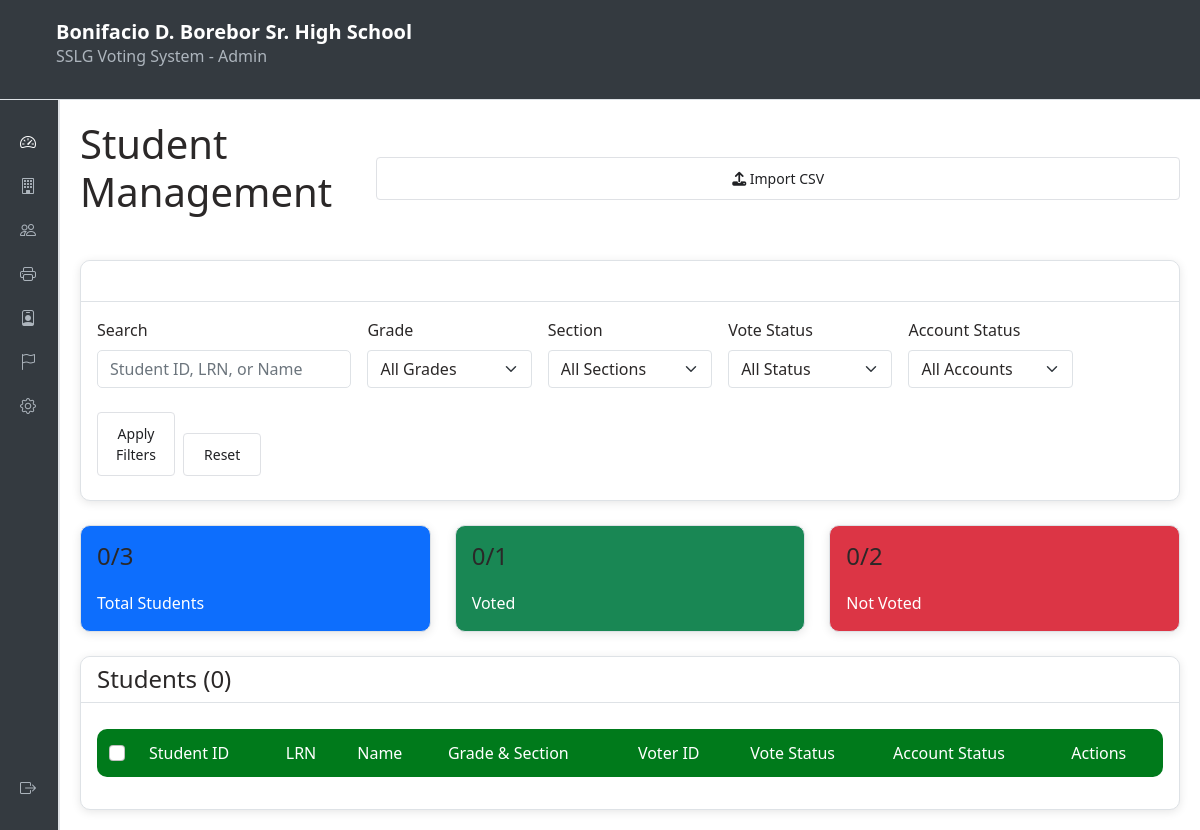
/admin/students.php?filter_grade=9 (signed in), run on an earlier commit of the app's database.
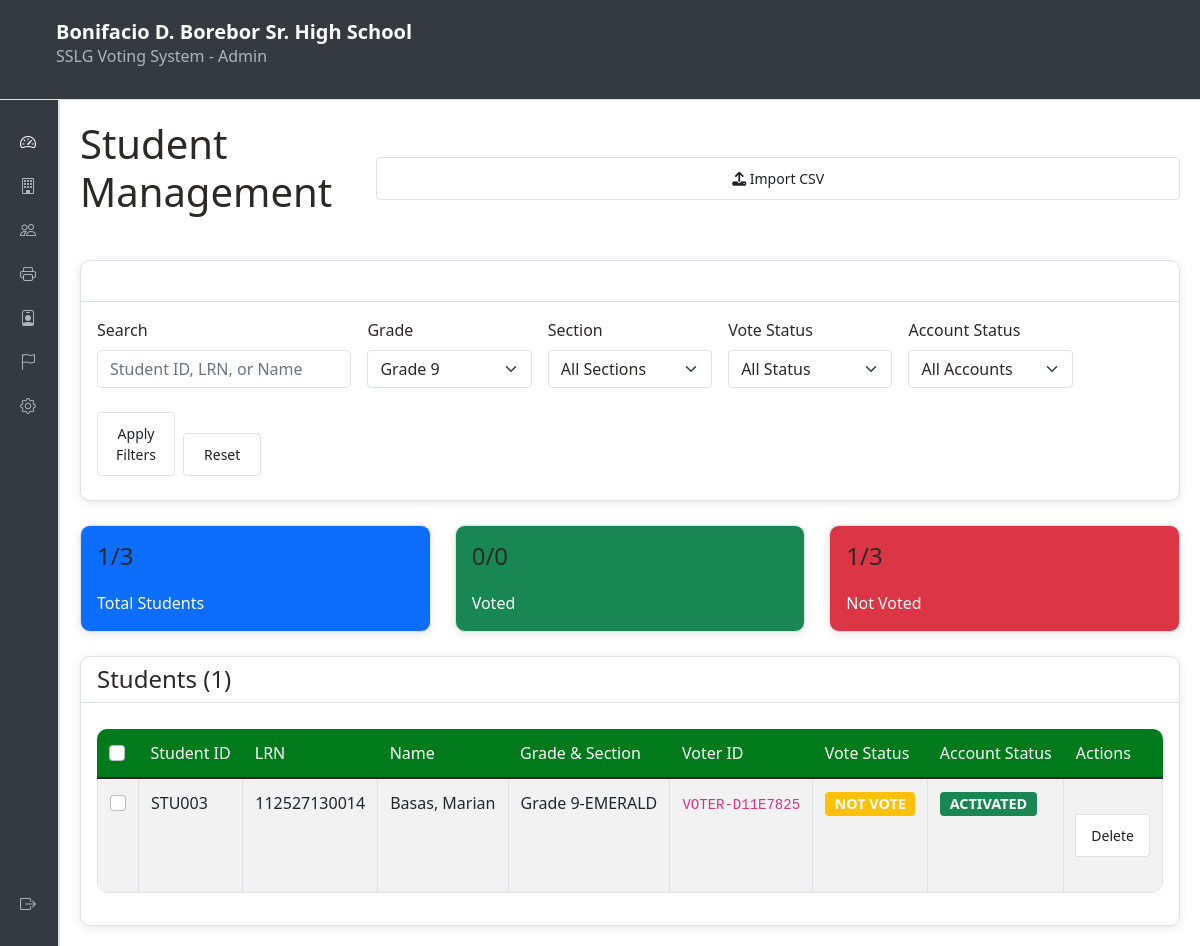
And on a later commit of the database.
### tables this page shows
CREATE TABLE users (
            id INTEGER PRIMARY KEY AUTOINCREMENT,
            student_id TEXT NOT NULL UNIQUE,
            password_hash TEXT NOT NULL,
            role TEXT NOT NULL DEFAULT 'voter',
            first_name TEXT,
            last_name TEXT,
            grade TEXT,
            section TEXT,
            is_active INTEGER NOT NULL DEFAULT 1,
            voter_id_card TEXT UNIQUE,
            created_at TEXT DEFAULT CURRENT_TIMESTAMP,
            updated_at TEXT DEFAULT CURRENT_TIMESTAMP
        , token_validated INTEGER DEFAULT 0, track TEXT, lrn VARCHAR(20) DEFAULT NULL);

### admin/students.php (the view, shortened to what this page needs)
<?php
$db = getDBConnection();
$filter_grade = $_GET['filter_grade'] ?? '';
$search_query = $_GET['search'] ?? '';
$query = "SELECT u.*, CASE WHEN v.id IS NOT NULL THEN 1 ELSE 0 END as has_voted FROM users u LEFT JOIN votes v ON u.id = v.voter_id WHERE u.role = 'voter'";
$params = [];
if (!empty($filter_grade)) {
    $query .= " AND u.grade = ?";
    $params[] = $filter_grade;
}
$query .= " GROUP BY u.id ORDER BY u.grade, u.section, u.last_name, u.first_name";
$stmt = $db->prepare($query);
$stmt->execute($params);
$students = $stmt->fetchAll();
$grades_query = "SELECT DISTINCT grade FROM users WHERE role = 'voter' ORDER BY CAST(grade AS UNSIGNED)";
$all_grades = $db->query($grades_query)->fetchAll(PDO::FETCH_COLUMN);
$total_students = count($students);
$voted_students = count(array_filter($students, fn($s) => $s['has_voted']));
$not_voted_students = $total_students - $voted_students;
$all_students_query = $db->query("SELECT COUNT(DISTINCT u.id) as total, COUNT(DISTINCT v.voter_id) as voted FROM users u LEFT JOIN votes v ON u.id = v.voter_id WHERE u.role = 'voter'")->fetch();
$all_total = $all_students_query['total'];
$all_voted = $all_students_query['voted'];
$all_not_voted = $all_total - $all_voted;
include '../includes/admin_header.php';
include '../includes/admin_sidebar.php';
?>
<div class="admin-content">
    <div class="d-flex justify-content-between align-items-center mb-4">
        <h1>Student Management</h1>
        <button type="button" class="btn btn-primary" data-bs-toggle="modal" data-bs-target="#importModal">
            <i class="fas fa-upload"></i> Import CSV
        </button>
    </div>
    <div class="card mb-4">
        <div class="card-header">
            <h5 class="mb-0">Filters</h5>
        </div>
        <div class="card-body">
            <form method="GET" action="" class="row g-3">
                <div class="col-md-3">
                    <label for="search" class="form-label">Search</label>
                    <input type="text" class="form-control" id="search" name="search" placeholder="Student ID, LRN, or Name" value="<?php echo htmlspecialchars($search_query); ?>">
                </div>
                <div class="col-md-2">
                    <label for="filter_grade" class="form-label">Grade</label>
                    <select class="form-select" id="filter_grade" name="filter_grade">
                        <option value="">All Grades</option>
                        <?php foreach ($all_grades as $grade): ?>
                            <option value="<?php echo htmlspecialchars($grade); ?>" <?php echo $filter_grade === $grade ? 'selected' : ''; ?>>Grade <?php echo htmlspecialchars($grade); ?></option>
                        <?php endforeach; ?>
                    </select>
                </div>
                <div class="col-md-2">
                    <label for="filter_section" class="form-label">Section</label>
                    <select class="form-select" id="filter_section" name="filter_section">
                        <option value="">All Sections</option>
                    </select>
                </div>
                <div class="col-md-2">
                    <label for="filter_status" class="form-label">Vote Status</label>
                    <select class="form-select" id="filter_status" name="filter_status">
                        <option value="">All Status</option>
                    </select>
                </div>
                <div class="col-md-2">
                    <label for="filter_active" class="form-label">Account Status</label>
                    <select class="form-select" id="filter_active" name="filter_active">
                        <option value="">All Accounts</option>
                    </select>
                </div>
                <div class="col-md-2 d-flex align-items-end gap-2">
                    <button type="submit" class="btn btn-primary flex-grow-1">Apply Filters</button>
                    <a href="students.php" class="btn btn-secondary">Reset</a>
                </div>
            </form>
        </div>
    </div>
    <div class="row mb-4">
        <div class="col-md-4">
            <div class="card bg-primary text-white">
                <div class="card-body">
                    <h4><?php echo $total_students; ?>/<?php echo $all_total; ?></h4>
                    <p class="mb-0">Total Students</p>
                </div>
            </div>
        </div>
        <div class="col-md-4">
            <div class="card bg-success text-white">
                <div class="card-body">
                    <h4><?php echo $voted_students; ?>/<?php echo $all_voted; ?></h4>
                    <p class="mb-0">Voted</p>
                </div>
            </div>
        </div>
        <div class="col-md-4">
            <div class="card bg-danger text-white">
                <div class="card-body">
                    <h4><?php echo $not_voted_students; ?>/<?php echo $all_not_voted; ?></h4>
                    <p class="mb-0">Not Voted</p>
                </div>
            </div>
        </div>
    </div>
    <form method="POST" id="bulkForm">
        <div class="card">
            <div class="card-header d-flex justify-content-between align-items-center">
                <h4 class="mb-0">Students (<?php echo $total_students; ?>)</h4>
            </div>
            <div class="card-body">
                <div class="table-responsive">
                    <table class="table table-striped" id="studentsTable">
                        <thead>
                            <tr>
                                <th style="width:40px;">
                                    <input type="checkbox" id="selectAll" class="form-check-input" title="Select All">
                                </th>
                                <th>Student ID</th>
                                <th>LRN</th>
                                <th>Name</th>
                                <th>Grade & Section</th>
                                <th>Voter ID</th>
                                <th>Vote Status</th>
                                <th>Account Status</th>
                                <th>Actions</th>
                            </tr>
                        </thead>
                        <tbody>
                            <?php foreach ($students as $student): ?>
                                <tr>
                                    <td>
                                        <input type="checkbox" name="selected_ids[]" value="<?php echo $student['id']; ?>" class="form-check-input row-checkbox">
                                    </td>
                                    <td><?php echo htmlspecialchars($student['student_id']); ?></td>
                                    <td><?php echo htmlspecialchars($student['lrn'] ?? ''); ?></td>
                                    <td><?php echo htmlspecialchars($student['last_name'] . ', ' . $student['first_name']); ?></td>
                                    <td><?php echo htmlspecialchars('Grade ' . $student['grade'] . '-' . $student['section']); ?></td>
                                    <td><code><?php echo htmlspecialchars($student['voter_id_card']); ?></code></td>
                                    <td>
                                        <span class="badge <?php echo $student['has_voted'] ? 'bg-success' : 'bg-warning'; ?>">
                                            <?php echo $student['has_voted'] ? 'VOTED' : 'NOT VOTE'; ?>
                                        </span>
                                    </td>
                                    <td>
                                        <span class="badge <?php echo $student['is_active'] ? 'bg-success' : 'bg-danger'; ?>">
                                            <?php echo $student['is_active'] ? 'ACTIVATED' : 'NOT ACTIVATED'; ?>
                                        </span>
                                    </td>
                                    <td>
                                        <div class="btn-group btn-group-sm">
                                            <form method="POST" class="d-inline" data-no-transition onsubmit="return confirm('Are you sure you want to delete this student? This action cannot be undone.')">
                                                <button type="submit" class="btn btn-outline-danger btn-sm">Delete</button>
                                            </form>
                                        </div>
                                    </td>
                                </tr>
                            <?php endforeach; ?>
                        </tbody>
                    </table>
                </div>
            </div>
        </div>
    </form>
</div>
<?php include __DIR__ . '/../includes/admin_footer.php'; ?>

### includes/admin_header.php (shortened to what this page needs)
<!DOCTYPE html>
<html lang="en">
<head>
    <link href="https://cdn.jsdelivr.net/npm/bootstrap@5.1.3/dist/css/bootstrap.min.css" rel="stylesheet">
    <link rel="stylesheet" href="https://cdnjs.cloudflare.com/ajax/libs/font-awesome/6.1.1/css/all.min.css">
    <link href="../assets/css/style.css" rel="stylesheet">
    <link href="../assets/css/admin_style.css" rel="stylesheet">
    <link rel="stylesheet" href="https://cdn.jsdelivr.net/npm/bootstrap-icons@1.7.2/font/bootstrap-icons.css">
</head>
<body>
    <header class="admin-header">
        <div class="container-fluid">
            <div class="row align-items-center mb-3">
                <div class="col">
                    <a class="navbar-brand" href="index.php" style="margin: 0;"><?php echo SCHOOL_NAME; ?></a>
                    <h6 style="margin: 0; color: #adb5bd;">SSLG Voting System - Admin</h6>
                </div>
            </div>
        </div>
    </header>
    <div class="admin-wrapper">

### includes/admin_sidebar.php
<aside class="admin-sidebar collapsed d-flex flex-column justify-content-between">
    <nav class="nav flex-column">
        <a class="nav-link active" href="index.php"><i class="bi bi-speedometer2 me-2"></i><span class="link-text">Dashboard</span></a>
        <a class="nav-link" href="school.php"><i class="bi bi-building me-2"></i><span class="link-text">Edit School Info</span></a>
        <a class="nav-link" href="students.php"><i class="bi bi-people me-2"></i><span class="link-text">View Students</span></a>
        <a class="nav-link" href="print_ids.php"><i class="bi bi-printer me-2"></i><span class="link-text">Print Voter IDs</span></a>
        <a class="nav-link" href="candidates.php"><i class="bi bi-person-badge me-2"></i><span class="link-text">View Candidates</span></a>
        <a class="nav-link" href="election.php"><i class="bi bi-flag me-2"></i><span class="link-text">Manage Election</span></a>
        <a class="nav-link" href="settings.php"><i class="bi bi-gear me-2"></i><span class="link-text">Admin Settings</span></a>
    </nav>
    <div class="mt-3">
        <a class="nav-link" href="/phpvoting/logout.php"><i class="bi bi-box-arrow-right me-2"></i><span class="link-text">Logout</span></a>
    </div>
</aside>
<main class="admin-main">

### includes/admin_footer.php (shortened to what this page needs)
</main>
    </div>
</body>
</html>

### assets/css/style.css (style rules this page uses)
body { font-family: 'Segoe UI', Tahoma, Geneva, Verdana, sans-serif; background-color: #fff; }
.navbar-brand { font-weight: bold; }
.card { border: none; border-radius: 10px; box-shadow: 0 2px 10px rgba(0, 0, 0, 0.1); }
.card-header { background-color: #007a1b; color: #fff; border-radius: 10px 10px 0 0 !important; border: none; }
.btn-primary { background-color: #007a1b; border-color: #007a1b; border-radius: 5px; }
.form-control { border-radius: 5px; border: 1px solid #ced4da; }
.table { border-radius: 10px; overflow: hidden; }
.table thead th { background-color: #007a1b; color: white; border: none; }
.badge { font-size: 0.9em; }

### assets/css/admin_style.css (style rules this page uses)
:root { --bg-color: #ffffff; --text-color: #2b2828; --card-bg: #fff; --card-border: #dee2e6; --sidebar-bg: #343a40; --sidebar-text: #adb5bd; --sidebar-text-active: #fff; --header-bg: #343a40; --header-text: #fff; --table-border: #dee2e6; }
body { background-color: var(--bg-color); color: var(--text-color); opacity: 0; transition: opacity 0.35s ease, background-color 0.3s, color 0.3s; }
body.page-loaded { opacity: 1; }
.admin-wrapper { display: flex; min-height: 90vh; }
.admin-header { width: auto; height: 100px; background-color: var(--header-bg); color: var(--header-text); padding: 10px 20px; display: flex; justify-content: space-between; align-items: center; border-bottom: 1px solid var(--card-border); }
.admin-header .navbar-brand { color: var(--header-text); }
.admin-sidebar { width: 60px; height: auto; background-color: var(--sidebar-bg); padding: 20px 10px; display: flex; flex-direction: column; border-right: 2px solid var(--card-border); transition: width 0.3s; overflow: hidden; }
.admin-sidebar .nav-link { display: flex; align-items: center; padding: 10px 10px; }
.admin-sidebar .nav-link { color: var(--sidebar-text); }
.admin-sidebar .nav-link.active, .admin-sidebar .nav-link:hover { color: var(--sidebar-text-active); }
.admin-main { flex-grow: 1; padding: 20px; background-color: var(--bg-color); }
.admin-content h2, .admin-content h1, .admin-content h4 { color: var(--text-color); margin-bottom: 20px; }
.card { background-color: var(--card-bg); border: 1px solid var(--card-border); color: var(--text-color); }
.card-header { background-color: var(--card-bg); border-bottom: 1px solid var(--card-border); }
.table { color: var(--text-color); border-color: var(--card-border); }
.table th, .table td { border-color: var(--card-border); }
.form-control, .form-select { background-color: var(--card-bg); color: var(--text-color); border-color: var(--card-border); }

### includes/admin_header.php (style rules this page uses)
.admin-content .btn-group { margin: 15px 0; }
.admin-content .btn { display: block; width: 100%; padding: 10px 15px; margin: 8px 0; border: 1px solid #dfe1e5; border-radius: 4px; text-decoration: none; text-align: center; font-size: 14px; color: #202124; background: white; transition: all 0.2s ease; }
.admin-content table { width: 100%; border-collapse: collapse; margin-top: 10px; }
.admin-content th, .admin-content td { border: 1px solid #dfe1e5; padding: 12px; text-align: left; }
.admin-content th { background-color: #f8f9fa; font-weight: 500; }

What changed in the data, as far as the page shows it:
added users: student "STU003", lrn "112527130014", last_name+first_name "Basas, Marian", grade+section "Grade 9-EMERALD", voter_id_card "VOTER-D11E7825", is_active "ACTIVATED"
Also different on the page:
form field filter_grade: "All Grades" → "Grade 9"
$total_students: "0" → "1"
$all_voted: "1" → "0"
$not_voted_students: "0" → "1"
$all_not_voted: "2" → "3"
